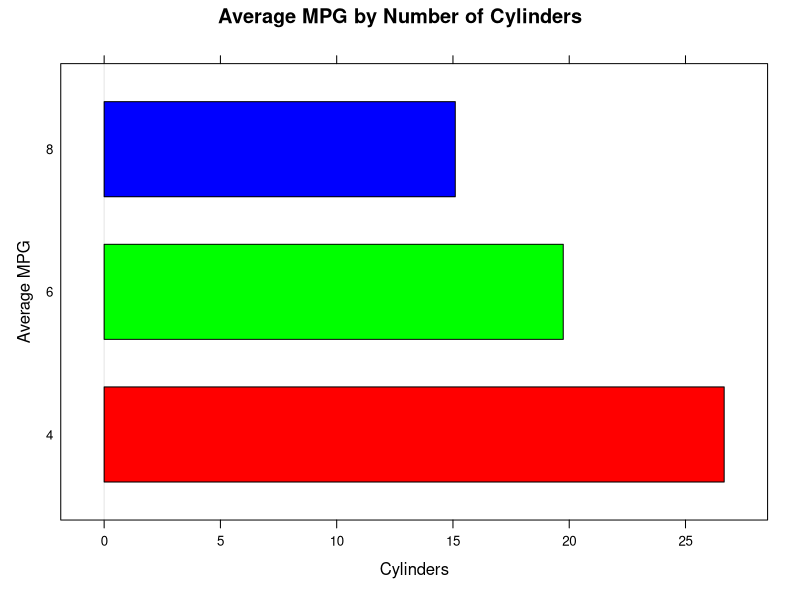
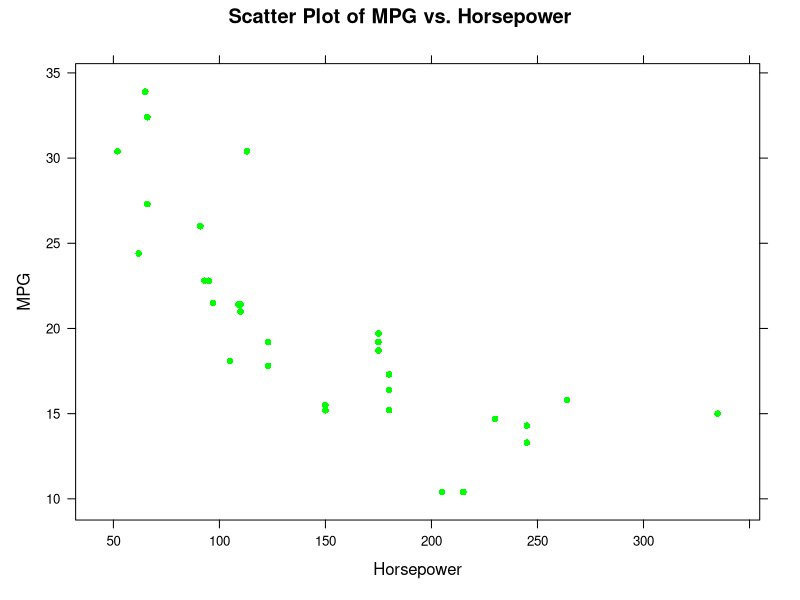
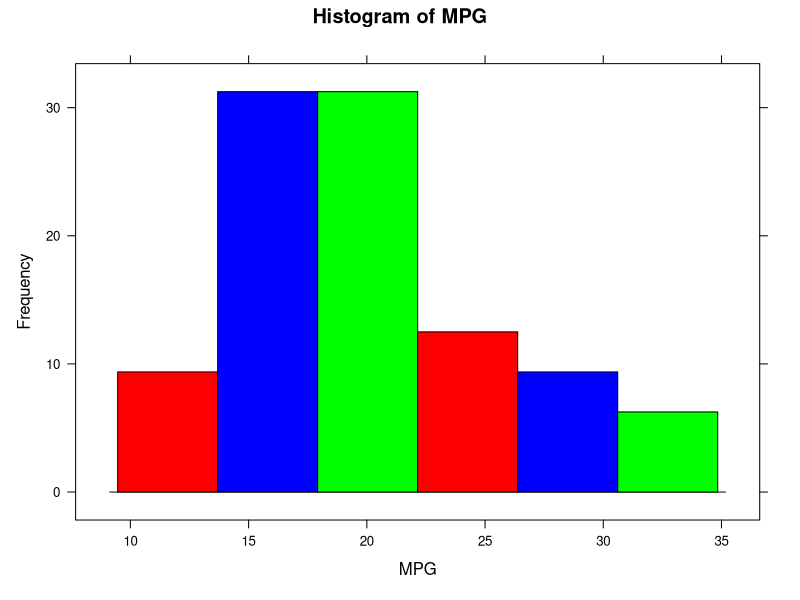
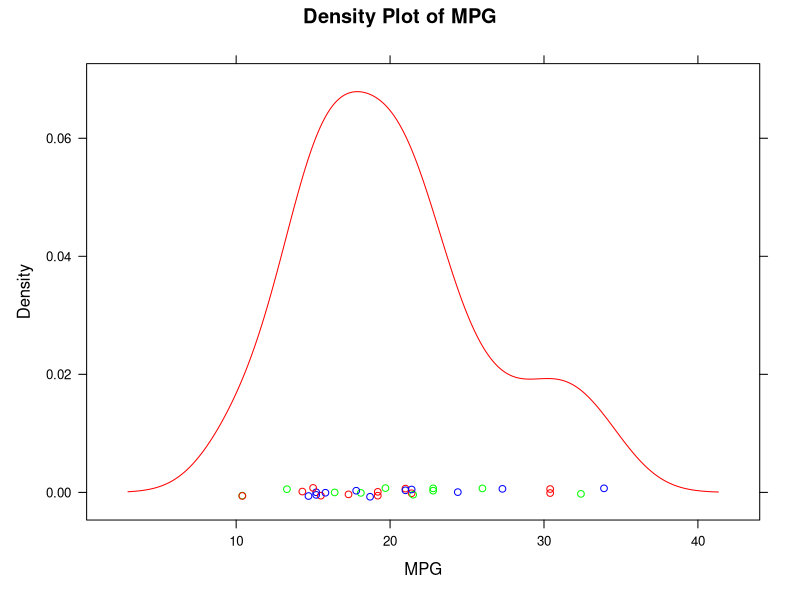

The R script that drew these images, in order:
library(lattice)

avg_mpg_by_cyl = tapply(mtcars$mpg, mtcars$cyl, mean)
bar_plot = barchart(avg_mpg_by_cyl, 
                    main = "Average MPG by Number of Cylinders", 
                    xlab = "Cylinders", ylab = "Average MPG", col = c("red", "green", "blue"))
print(bar_plot)

# Create a scatter plot of MPG vs Horsepower
scatter_plot = xyplot(mpg ~ hp, 
                      data = mtcars, 
                      pch = 16, 
                      main = "Scatter Plot of MPG vs. Horsepower", 
                      xlab = "Horsepower", ylab = "MPG", col = "green")
print(scatter_plot)

# Create a histogram of MPG values
histogram_plot = histogram (~ mpg, 
                            data = mtcars, 
                            main = "Histogram of MPG", 
                            xlab = "MPG", ylab = "Frequency", col = c("red", "blue", "green"))
print(histogram_plot)

# Create a density plot of MPG values
density_plot <- densityplot(~ mpg, 
                            data = mtcars, 
                            main = "Density Plot of MPG", 
                            xlab = "MPG", ylab = "Density", col = c("red", "blue", "green"))
print(density_plot)

